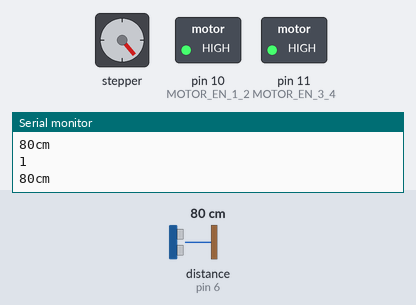
Bench run of a sketch on a simulated Arduino Uno, built with avr-gcc and run on an emulated ATmega328P. Parts: stepper motor, switched loads named in the sketch (green lamp = pin HIGH), the last lines printed to the serial monitor. Wiring (inferred from the names in the program): ultrasonic range finder: trigger pin 7; echo pin 6; stepper motor (200 steps per turn assumed): coils pin 9, pin 8, pin 12, pin 13. Inputs (shaded band) come from the test bench; at power-on: distance to the obstacle (sensor on pin 6) 80 cm. The echo pulse lasts 58.3 µs per cm; pins used as bus, display or sensor lines are not drawn.

Above: at 1.7 s.
1.8 s: distance to the obstacle (sensor on pin 6) set to 250 cm
At 2.58 s:
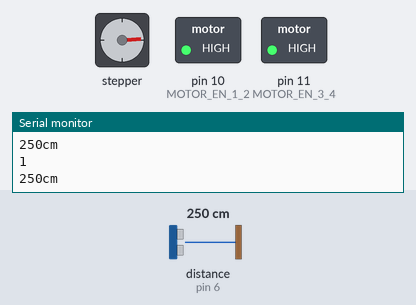
4.8 s: distance to the obstacle (sensor on pin 6) set to 203 cm
6.3 s: distance to the obstacle (sensor on pin 6) set to 198 cm
At 6.49 s:
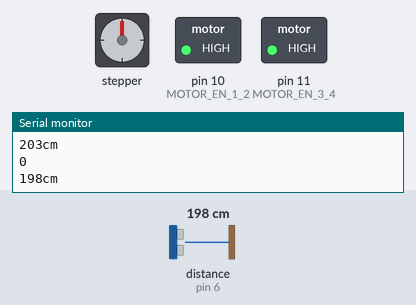
9.3 s: distance to the obstacle (sensor on pin 6) set to 154 cm
10.8 s: distance to the obstacle (sensor on pin 6) set to 146 cm
At 10.96 s:
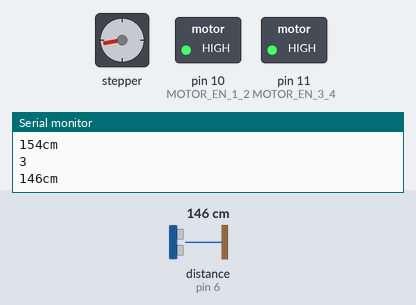
13.8 s: distance to the obstacle (sensor on pin 6) set to 104 cm
15.3 s: distance to the obstacle (sensor on pin 6) set to 97 cm
At 18.7 s:
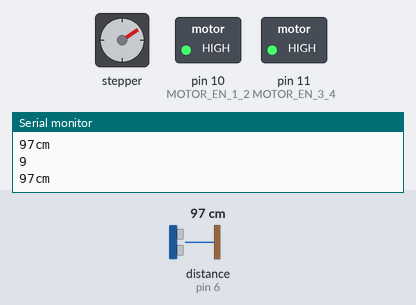
Timing chart, 0 to 19.3 s (numbered marks = the images above; inputs shaded):
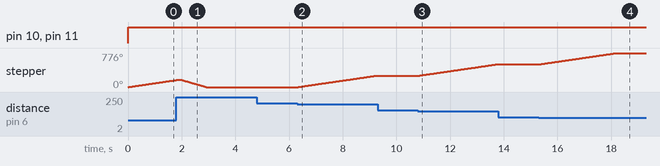

The sketch:

Prototype.ino
```cpp
// Elio's Motor things
#define MOTOR_EN_1_2  10
#define MOTOR_EN_3_4  11
#define MOTOR_IN1     9
#define MOTOR_IN2     8
#define MOTOR_IN3     12
#define MOTOR_IN4     13

#define forward  0
#define backward 1

#define slow   10
#define normal 5
#define fast   2

#define single_step   0
#define half_step     2

int speeed;
int direcshen;
int stepping;

int stepperVal = 11; // Number of steps needed for one revolution
int counter = 0; // Revolution counter

//Variables for proximity sensor
const int pingPin = 7; // Trigger Pin of Ultrasonic Sensor
const int echoPin = 6; // Echo Pin of Ultrasonic Sensor
long duration, cm;

// Elio's stepper code, drives the motor in the necessary direction
void stepp(void) {

  digitalWrite(MOTOR_EN_1_2, HIGH);
  digitalWrite(MOTOR_EN_3_4, HIGH);

  if (direcshen == forward) {
    if (stepping == single_step) {
      digitalWrite(MOTOR_IN1, HIGH);
      digitalWrite(MOTOR_IN2, LOW);
      digitalWrite(MOTOR_IN3, LOW);
      digitalWrite(MOTOR_IN4, LOW);
      delay(speeed);
      digitalWrite(MOTOR_IN1, HIGH);
      digitalWrite(MOTOR_IN2, HIGH);
      digitalWrite(MOTOR_IN3, LOW);
      digitalWrite(MOTOR_IN4, LOW);
      delay(speeed);
      digitalWrite(MOTOR_IN1, LOW);
      digitalWrite(MOTOR_IN2, HIGH);
      digitalWrite(MOTOR_IN3, LOW);
      digitalWrite(MOTOR_IN4, LOW);
      delay(speeed);
      digitalWrite(MOTOR_IN1, LOW);
      digitalWrite(MOTOR_IN2, HIGH);
      digitalWrite(MOTOR_IN3, HIGH);
      digitalWrite(MOTOR_IN4, LOW);
      delay(speeed);
      digitalWrite(MOTOR_IN1, LOW);
      digitalWrite(MOTOR_IN2, LOW);
      digitalWrite(MOTOR_IN3, HIGH);
      digitalWrite(MOTOR_IN4, LOW);
      delay(speeed);
      digitalWrite(MOTOR_IN1, LOW);
      digitalWrite(MOTOR_IN2, LOW);
      digitalWrite(MOTOR_IN3, HIGH);
      digitalWrite(MOTOR_IN4, HIGH);
      delay(speeed);
      digitalWrite(MOTOR_IN1, LOW);
      digitalWrite(MOTOR_IN2, LOW);
      digitalWrite(MOTOR_IN3, LOW);
      digitalWrite(MOTOR_IN4, HIGH);
      delay(speeed);
      digitalWrite(MOTOR_IN1, HIGH);
      digitalWrite(MOTOR_IN2, LOW);
      digitalWrite(MOTOR_IN3, LOW);
      digitalWrite(MOTOR_IN4, HIGH);
      delay(speeed);
    }
  }

  if (direcshen == backward) {
    if (stepping == single_step) {
      digitalWrite(MOTOR_IN4, HIGH);
      digitalWrite(MOTOR_IN3, LOW);
      digitalWrite(MOTOR_IN2, LOW);
      digitalWrite(MOTOR_IN1, LOW);
      delay(speeed);
      digitalWrite(MOTOR_IN4, LOW);
      digitalWrite(MOTOR_IN3, HIGH);
      digitalWrite(MOTOR_IN2, LOW);
      digitalWrite(MOTOR_IN1, LOW);
      delay(speeed);
      digitalWrite(MOTOR_IN4, LOW);
      digitalWrite(MOTOR_IN3, LOW);
      digitalWrite(MOTOR_IN2, HIGH);
      digitalWrite(MOTOR_IN1, LOW);
      delay(speeed);
      digitalWrite(MOTOR_IN4, LOW);
      digitalWrite(MOTOR_IN3, LOW);
      digitalWrite(MOTOR_IN2, LOW);
      digitalWrite(MOTOR_IN1, HIGH);
      delay(speeed);
    }
  }
}

void setup() {

  Serial.begin(9600);
  //Serial.println("L293D Stepper motor test");

  pinMode(MOTOR_EN_1_2, OUTPUT);
  pinMode(MOTOR_EN_3_4, OUTPUT);
  pinMode(MOTOR_IN1, OUTPUT);
  pinMode(MOTOR_IN2, OUTPUT);
  pinMode(MOTOR_IN3, OUTPUT);
  pinMode(MOTOR_IN4, OUTPUT);

}

//Run the code aye
void loop() {
  proximity();
  stepControl();
  Serial.println(counter);
}

//Moves the motor clockwise
void forwardStep() {
  direcshen = forward;   // choose forward or backward
  speeed = slow;         // choose slow, normal or fast
  stepping = single_step;  // choose single, power or half step
  for (int i = 0; i <= stepperVal; i++)
  {stepp();}
  counter++;
}
//Moves the motor counter-clockwise
void backwardStep(){
  direcshen=backward;     // choose forward or backward
  speeed = slow;           // choose slow, normal or fast
  stepping = single_step;    // choose single, power or half step
  for (int i=0;i<=stepperVal;i++)
  {stepp();}
  counter--;
}

// Runs the proximity sensor and prints the value as a distance in CM
void proximity() {
  pinMode(pingPin, OUTPUT);
  digitalWrite(pingPin, LOW);
  delayMicroseconds(2);
  digitalWrite(pingPin, HIGH);
  delayMicroseconds(10);
  digitalWrite(pingPin, LOW);
  pinMode(echoPin, INPUT);
  duration = pulseIn(echoPin, HIGH);
  cm = microsecondsToCentimeters(duration);
  Serial.print(cm);
  Serial.print("cm");
  Serial.println();
  //delay(50);
}

// Converts sensor value to CM
long microsecondsToCentimeters(long microseconds) {
   return microseconds / 29 / 2;
}

// Function to run the stepper
// For every 50cm between 0 and 200cm the sensor detects, the motor will move an according amount of revolutions to open and shut

void stepControl() {
  if (cm > 200 && counter > 0) {
    backwardStep();

  } else if (cm <= 200 && cm > 150 ) {
    if (counter <3) {
      forwardStep();
    }
    if (counter >3) {
      backwardStep();
    }
  } else if (cm <= 150 && cm > 100 ) {
    if (counter <6) {
      forwardStep();
    }
    if (counter >6) {
      backwardStep();
    }
  } else if (cm <= 100 && cm > 50 ) {
    if (counter <9) {
      forwardStep();
    }
    if (counter >9) {
      backwardStep();
    }
  } else if (cm <= 50 && cm >= 0 ) {
    if (counter <12) {
      forwardStep();
  }
}
}
```

Measured:
- the behaviour switches between 201 and 200 cm on distance to the obstacle (sensor on pin 6) (found by bisection; images 1 and 2)
- the behaviour switches between 151 and 150 cm on distance to the obstacle (sensor on pin 6) (found by bisection; images 2 and 3)
- the behaviour switches between 101 and 100 cm on distance to the obstacle (sensor on pin 6) (found by bisection; images 3 and 4)
- after the input at 6.3 s, stepper: keeps turning clockwise at about 90°/s, starting at once
- after the input at 10.8 s, stepper: keeps turning clockwise at about 89°/s, starting at once
- after the input at 15.3 s, stepper: turns 259° clockwise in 2.9 s, starting at once
